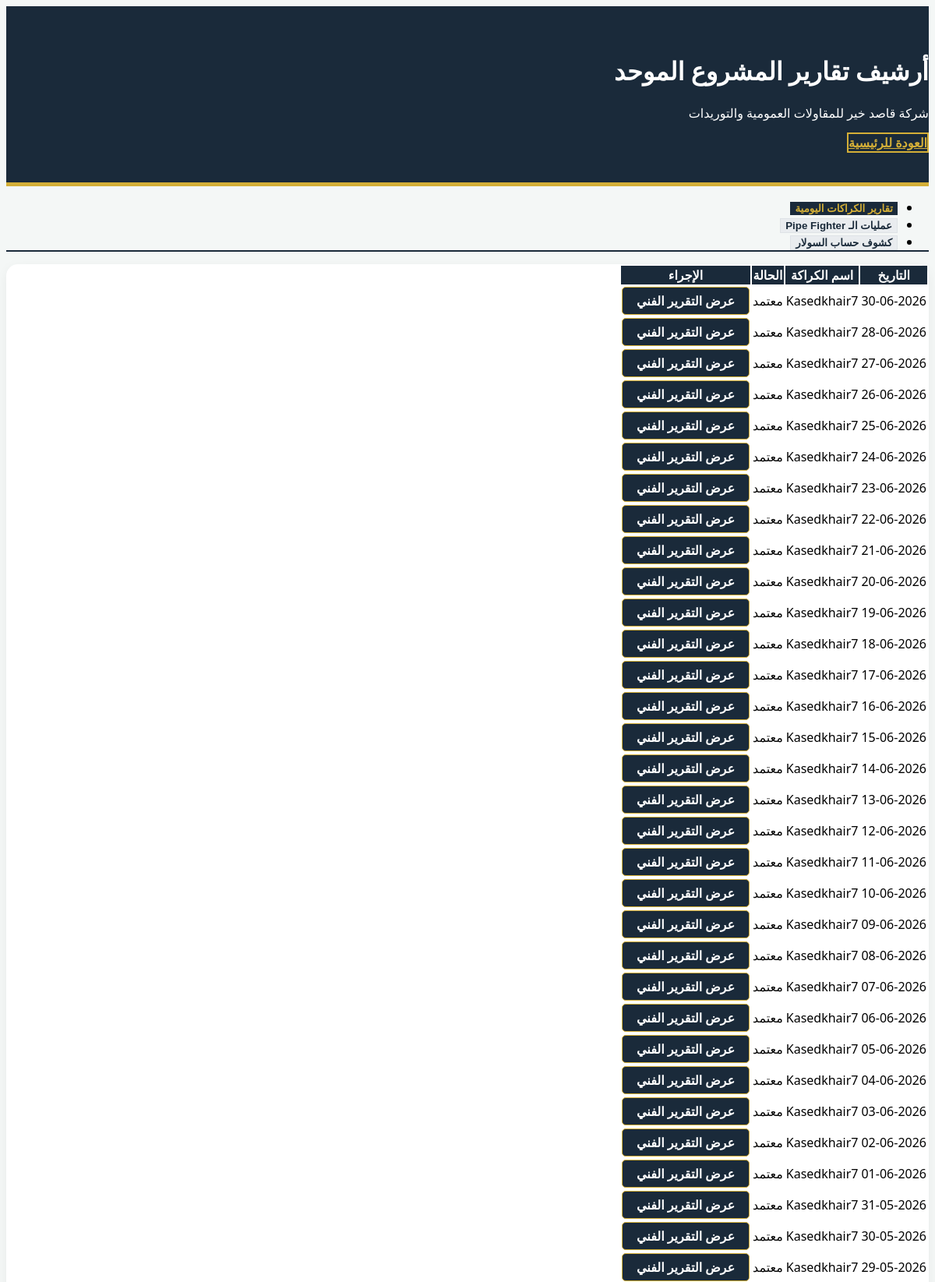
/reports/ (signed in, upper part), run on the app's committed database.
### core/models.py (models this page shows, shortened)
class DailyProjectReport(models.Model):
    dredger = models.ForeignKey(Dredger, on_delete=models.CASCADE, verbose_name="الكراكة")
    date_started = models.DateField(verbose_name="تاريخ يوم العمل")
    is_closed = models.BooleanField(default=False, verbose_name="تم إغلاق اليوم")
    show_quantity_in_report = models.BooleanField(default=True, verbose_name="إظهار إجمالي المكعبات في التقرير المطبوع")
    frozen_total_m3 = models.FloatField(default=0.0, verbose_name="إجمالي المكعبات المجمدة")
    frozen_total_meters = models.FloatField(default=0.0, verbose_name="إجمالي الأمتار المجمدة")
    frozen_work_hours = models.CharField(max_length=10, default="00:00", verbose_name="ساعات التشغيل المجمدة")
    frozen_stop_hours = models.CharField(max_length=10, default="00:00", verbose_name="ساعات التوقف المجمدة")
    frozen_fuel_usage = models.FloatField(default=0.0, verbose_name="استهلاك السولار المجمد")
    frozen_main_net = models.CharField(max_length=10, default="00:00", verbose_name="صافي ساعات الرئيسي المجمد")
    frozen_aux_net = models.CharField(max_length=10, default="00:00", verbose_name="صافي ساعات المساعد المجمد")
    class Meta:
        verbose_name = "تقرير يومي مجمع"
        verbose_name_plural = "التقارير اليومية المجمعة"

class Dredger(models.Model):
    name = models.CharField(max_length=100, verbose_name="اسم الكراكة")
    allowed_operators = models.ManyToManyField(User, blank=True, verbose_name="المشغلين المسموح لهم")
    vessel_phone = models.CharField(max_length=20, default="01XXXXXXXXX", verbose_name="تليفون الكراكة")
    is_active = models.BooleanField(default=True, verbose_name="في الخدمة")
    fuel_capacity = models.FloatField(default=0, verbose_name="سعة خزان الكراكة (لتر)")
    stock_fuel = models.FloatField(default=0, verbose_name="السولار المتاح في الاستوك (لتر)")
    class Meta:
        verbose_name = "كراكة"
        verbose_name_plural = "الكراكات"

### core/views.py (the view)
# urls.py: path('reports/', views.reports_list, name='reports_list'),
@login_required
def reports_list(request):
    from .models import DailyProjectReport, PipeFighterOperations, WorkShift, Dredger, Staff
    from django.utils import timezone
    import pytz
    cairo_tz = pytz.timezone('Africa/Cairo')
    now_local = timezone.now().astimezone(cairo_tz)
    today_date = now_local.date()
    open_shifts = WorkShift.objects.filter(end_time__isnull=True).select_related('report_24h__dredger')
    for s in open_shifts:
        if s.report_24h and s.report_24h.dredger:
            dr = s.report_24h.dredger
            if now_local.hour >= 12 and s.report_24h.date_started < today_date:
                new_report, _ = DailyProjectReport.objects.get_or_create(dredger=dr, date_started=today_date)
                s.report_24h = new_report
                s.save()
    all_reports = DailyProjectReport.objects.all().order_by('-date_started')
    pipe_reports = PipeFighterOperations.objects.all().order_by('-date')
    print(f"عدد تقارير الكراكات: {all_reports.count()}")
    context = {
        'reports': all_reports,    # الاسم المعتمد 'reports'
        'pipe_ops': pipe_reports   # الاسم المعتمد 'pipe_ops'
    }
    return render(request, 'core/reports_list.html', context)

### core/templates/core/reports_list.html (shortened to what this page needs)
{% load static %}
<!DOCTYPE html>
<html lang="ar" dir="rtl">
<head>
    <link rel="stylesheet" href="https://jsdelivr.net">
    <link rel="stylesheet" href="https://cloudflare.com">
</head>
<body>
<div class="header-section text-center shadow">
    <div class="container">
        <h1 class="fw-bold">أرشيف تقارير المشروع الموحد</h1>
        <p class="lead">شركة قاصد خير للمقاولات العمومية والتوريدات</p>
        <a href="{% url 'home' %}" class="btn btn-back-home btn-sm mt-3 px-4 shadow-sm">
             العودة للرئيسية
        </a>
    </div>
</div>
<div class="container mt-5">
    <ul class="nav nav-tabs nav-justified mb-4 shadow-sm" id="archiveTabs" role="tablist">
        <li class="nav-item">
            <button class="nav-link active" id="dredger-tab" data-bs-toggle="tab" data-bs-target="#dredger" type="button">
                 تقارير الكراكات اليومية
            </button>
        </li>
        <li class="nav-item">
            <button class="nav-link" id="pipe-tab" data-bs-toggle="tab" data-bs-target="#pipe" type="button">
                 عمليات الـ Pipe Fighter
            </button>
        </li>
        <li class="nav-item">
            <button class="nav-link" id="fuel-tab" data-bs-toggle="tab" data-bs-target="#fuel" type="button">
                 كشوف حساب السولار
            </button>
        </li>
    </ul>
    <div class="tab-content" id="archiveTabsContent">
        <div class="tab-pane fade show active" id="dredger" role="tabpanel">
            <div class="card archive-card p-4">
                <table class="table table-hover table-striped border">
                    <thead>
                        <tr>
                            <th>التاريخ</th>
                            <th>اسم الكراكة</th>
                            <th>الحالة</th>
                            <th>الإجراء</th>
                        </tr>
                    </thead>
                    <tbody>
                        {% for report in reports %}
                        <tr>
                            <td class="fw-bold">{{ report.date_started|date:"d-m-Y" }}</td>
                            <td><span class="badge bg-light text-navy border fs-6">{{ report.dredger.name }}</span></td>
                            <td>
                                {% if report.is_closed %}
                                    <span class="badge bg-success"> معتمد</span>
                                {% else %}
                                    <span class="badge bg-warning text-dark"><i class="fas fa-clock me-1"></i> قيد التسجيل</span>
                                {% endif %}
                            </td>
                            <td>
                                <a href="{% url 'report_detail' report.id %}" class="btn-view-custom">
                                     عرض التقرير الفني
                                </a>
                            </td>
                        </tr>
                        {% endfor %}
                    </tbody>
                </table>
            </div>
        </div>
    </div>
</div>
</body>
</html>

### core/templates/core/reports_list.html (style rules this page uses)
:root { --navy: #1a2a3a; --gold: #d4af37; }
body { background-color: #f4f7f6; font-family: 'Segoe UI', Tahoma, sans-serif; }
.header-section { background: var(--navy); color: white; padding: 40px 0; border-bottom: 5px solid var(--gold); }
.btn-back-home { border: 2px solid var(--gold) !important; color: var(--gold) !important; font-weight: 800 !important; transition: 0.3s; }
.nav-tabs { border-bottom: 2px solid var(--navy); }
.nav-tabs .nav-link { color: var(--navy); font-weight: bold; margin-left: 5px; border: 1px solid #dee2e6; background: #e9ecef; }
.nav-tabs .nav-link.active { background-color: var(--navy) !important; color: var(--gold) !important; border: none; }
.archive-card { border-radius: 15px; border: none; box-shadow: 0 4px 15px rgba(0,0,0,0.05); background: white; }
.btn-view-custom { background-color: var(--navy) !important; color: #ffffff !important; border: 1px solid var(--gold) !important; font-weight: bold !important; padding: 6px 18px !important; text-decoration: none !important; display: inline-block; border-radius: 5px; }
.table thead th { background-color: var(--navy); color: #ffffff !important; text-align: center; }
.table td { vertical-align: middle; text-align: center; }

### data on the page
DailyProjectReport: date_started "30-06-2026", dredger.name "Kasedkhair7", is_closed "معتمد"
DailyProjectReport: date_started "28-06-2026", dredger.name "Kasedkhair7", is_closed "معتمد"
DailyProjectReport: date_started "27-06-2026", dredger.name "Kasedkhair7", is_closed "معتمد"
DailyProjectReport: date_started "26-06-2026", dredger.name "Kasedkhair7", is_closed "معتمد"
DailyProjectReport: date_started "25-06-2026", dredger.name "Kasedkhair7", is_closed "معتمد"
DailyProjectReport: date_started "24-06-2026", dredger.name "Kasedkhair7", is_closed "معتمد"
DailyProjectReport: date_started "23-06-2026", dredger.name "Kasedkhair7", is_closed "معتمد"
DailyProjectReport: date_started "22-06-2026", dredger.name "Kasedkhair7", is_closed "معتمد"
DailyProjectReport: date_started "21-06-2026", dredger.name "Kasedkhair7", is_closed "معتمد"
DailyProjectReport: date_started "20-06-2026", dredger.name "Kasedkhair7", is_closed "معتمد"
DailyProjectReport: date_started "19-06-2026", dredger.name "Kasedkhair7", is_closed "معتمد"
DailyProjectReport: date_started "18-06-2026", dredger.name "Kasedkhair7", is_closed "معتمد"
DailyProjectReport: date_started "17-06-2026", dredger.name "Kasedkhair7", is_closed "معتمد"
DailyProjectReport: date_started "16-06-2026", dredger.name "Kasedkhair7", is_closed "معتمد"
DailyProjectReport: date_started "15-06-2026", dredger.name "Kasedkhair7", is_closed "معتمد"
DailyProjectReport: date_started "14-06-2026", dredger.name "Kasedkhair7", is_closed "معتمد"
DailyProjectReport: date_started "13-06-2026", dredger.name "Kasedkhair7", is_closed "معتمد"
DailyProjectReport: date_started "12-06-2026", dredger.name "Kasedkhair7", is_closed "معتمد"
DailyProjectReport: date_started "11-06-2026", dredger.name "Kasedkhair7", is_closed "معتمد"
DailyProjectReport: date_started "10-06-2026", dredger.name "Kasedkhair7", is_closed "معتمد"
DailyProjectReport: date_started "09-06-2026", dredger.name "Kasedkhair7", is_closed "معتمد"
DailyProjectReport: date_started "08-06-2026", dredger.name "Kasedkhair7", is_closed "معتمد"
DailyProjectReport: date_started "07-06-2026", dredger.name "Kasedkhair7", is_closed "معتمد"
DailyProjectReport: date_started "06-06-2026", dredger.name "Kasedkhair7", is_closed "معتمد"
DailyProjectReport: date_started "05-06-2026", dredger.name "Kasedkhair7", is_closed "معتمد"
DailyProjectReport: date_started "04-06-2026", dredger.name "Kasedkhair7", is_closed "معتمد"
DailyProjectReport: date_started "03-06-2026", dredger.name "Kasedkhair7", is_closed "معتمد"
DailyProjectReport: date_started "02-06-2026", dredger.name "Kasedkhair7", is_closed "معتمد"
DailyProjectReport: date_started "01-06-2026", dredger.name "Kasedkhair7", is_closed "معتمد"
DailyProjectReport: date_started "31-05-2026", dredger.name "Kasedkhair7", is_closed "معتمد"
DailyProjectReport: date_started "30-05-2026", dredger.name "Kasedkhair7", is_closed "معتمد"
DailyProjectReport: date_started "29-05-2026", dredger.name "Kasedkhair7", is_closed "معتمد"
